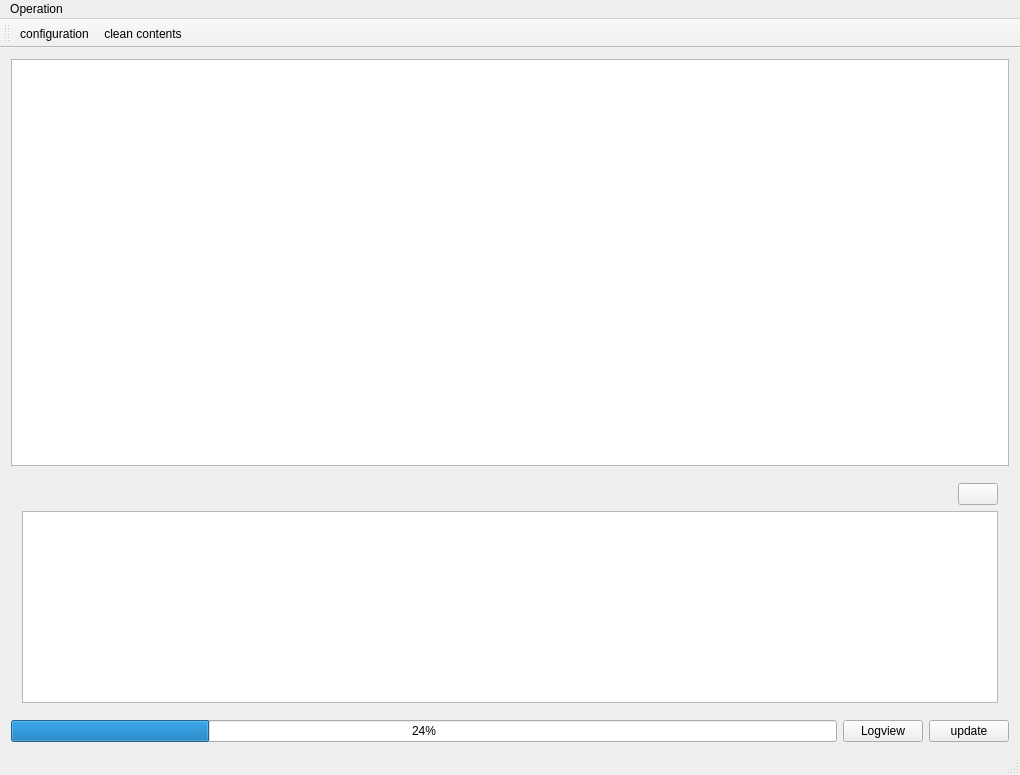
<?xml version="1.0" encoding="UTF-8"?>
<ui version="4.0">
 <class>DeliveryRecordClass</class>
 <widget class="QMainWindow" name="DeliveryRecordClass">
  <property name="geometry">
   <rect>
    <x>0</x>
    <y>0</y>
    <width>1020</width>
    <height>775</height>
   </rect>
  </property>
  <property name="windowTitle">
   <string>DeliveryRecord</string>
  </property>
  <widget class="QWidget" name="centralWidget">
   <layout class="QGridLayout" name="gridLayout_2">
    <item row="0" column="0">
     <widget class="QTableWidget" name="tablewideget_deliverytable"/>
    </item>
    <item row="1" column="0">
     <widget class="QWidget" name="widget_displayinfor" native="true">
      <property name="sizePolicy">
       <sizepolicy hsizetype="Expanding" vsizetype="Minimum">
        <horstretch>0</horstretch>
        <verstretch>0</verstretch>
       </sizepolicy>
      </property>
      <layout class="QGridLayout" name="gridLayout">
       <item row="0" column="0">
        <layout class="QVBoxLayout" name="verticalLayout">
         <item>
          <layout class="QHBoxLayout" name="horizontalLayout">
           <item>
            <spacer name="horizontalSpacer">
             <property name="orientation">
              <enum>Qt::Horizontal</enum>
             </property>
             <property name="sizeHint" stdset="0">
              <size>
               <width>40</width>
               <height>20</height>
              </size>
             </property>
            </spacer>
           </item>
           <item>
            <widget class="QPushButton" name="pushButton_hidedispaly">
             <property name="sizePolicy">
              <sizepolicy hsizetype="Minimum" vsizetype="Preferred">
               <horstretch>0</horstretch>
               <verstretch>0</verstretch>
              </sizepolicy>
             </property>
             <property name="text">
              <string/>
             </property>
             <property name="icon">
              <iconset resource="deliveryrecord.qrc">
               <normaloff>:/DeliveryRecord/Resources/hide.png</normaloff>:/DeliveryRecord/Resources/hide.png</iconset>
             </property>
            </widget>
           </item>
          </layout>
         </item>
         <item>
          <widget class="QTextBrowser" name="textBrowser_updateInfor">
           <property name="sizePolicy">
            <sizepolicy hsizetype="Expanding" vsizetype="Preferred">
             <horstretch>0</horstretch>
             <verstretch>0</verstretch>
            </sizepolicy>
           </property>
          </widget>
         </item>
        </layout>
       </item>
      </layout>
     </widget>
    </item>
    <item row="2" column="0">
     <layout class="QHBoxLayout" name="horizontalLayout_2">
      <item>
       <widget class="QProgressBar" name="progressBar_update">
        <property name="value">
         <number>24</number>
        </property>
       </widget>
      </item>
      <item>
       <widget class="QPushButton" name="pushButton_logview">
        <property name="text">
         <string>Logview</string>
        </property>
        <property name="icon">
         <iconset resource="deliveryrecord.qrc">
          <normaloff>:/DeliveryRecord/Resources/visual.png</normaloff>:/DeliveryRecord/Resources/visual.png</iconset>
        </property>
       </widget>
      </item>
      <item>
       <widget class="QPushButton" name="pushButton_update">
        <property name="text">
         <string>update</string>
        </property>
        <property name="icon">
         <iconset resource="deliveryrecord.qrc">
          <normaloff>:/DeliveryRecord/Resources/update.png</normaloff>:/DeliveryRecord/Resources/update.png</iconset>
        </property>
       </widget>
      </item>
     </layout>
    </item>
   </layout>
  </widget>
  <widget class="QMenuBar" name="menuBar">
   <property name="geometry">
    <rect>
     <x>0</x>
     <y>0</y>
     <width>1020</width>
     <height>21</height>
    </rect>
   </property>
   <widget class="QMenu" name="menuOperation">
    <property name="title">
     <string>Operation</string>
    </property>
    <addaction name="actionclean_contents"/>
    <addaction name="actionconfiguration"/>
   </widget>
   <addaction name="menuOperation"/>
  </widget>
  <widget class="QToolBar" name="mainToolBar">
   <attribute name="toolBarArea">
    <enum>TopToolBarArea</enum>
   </attribute>
   <attribute name="toolBarBreak">
    <bool>false</bool>
   </attribute>
   <addaction name="actionconfiguration"/>
   <addaction name="actionclean_contents"/>
  </widget>
  <widget class="QStatusBar" name="statusBar"/>
  <action name="actionclean_contents">
   <property name="icon">
    <iconset resource="deliveryrecord.qrc">
     <normaloff>:/DeliveryRecord/Resources/clean.png</normaloff>:/DeliveryRecord/Resources/clean.png</iconset>
   </property>
   <property name="text">
    <string>clean contents</string>
   </property>
  </action>
  <action name="actionconfiguration">
   <property name="icon">
    <iconset resource="deliveryrecord.qrc">
     <normaloff>:/DeliveryRecord/Resources/configure.png</normaloff>:/DeliveryRecord/Resources/configure.png</iconset>
   </property>
   <property name="text">
    <string>configuration</string>
   </property>
  </action>
 </widget>
 <layoutdefault spacing="6" margin="11"/>
 <resources>
  <include location="deliveryrecord.qrc"/>
 </resources>
 <connections/>
</ui>
